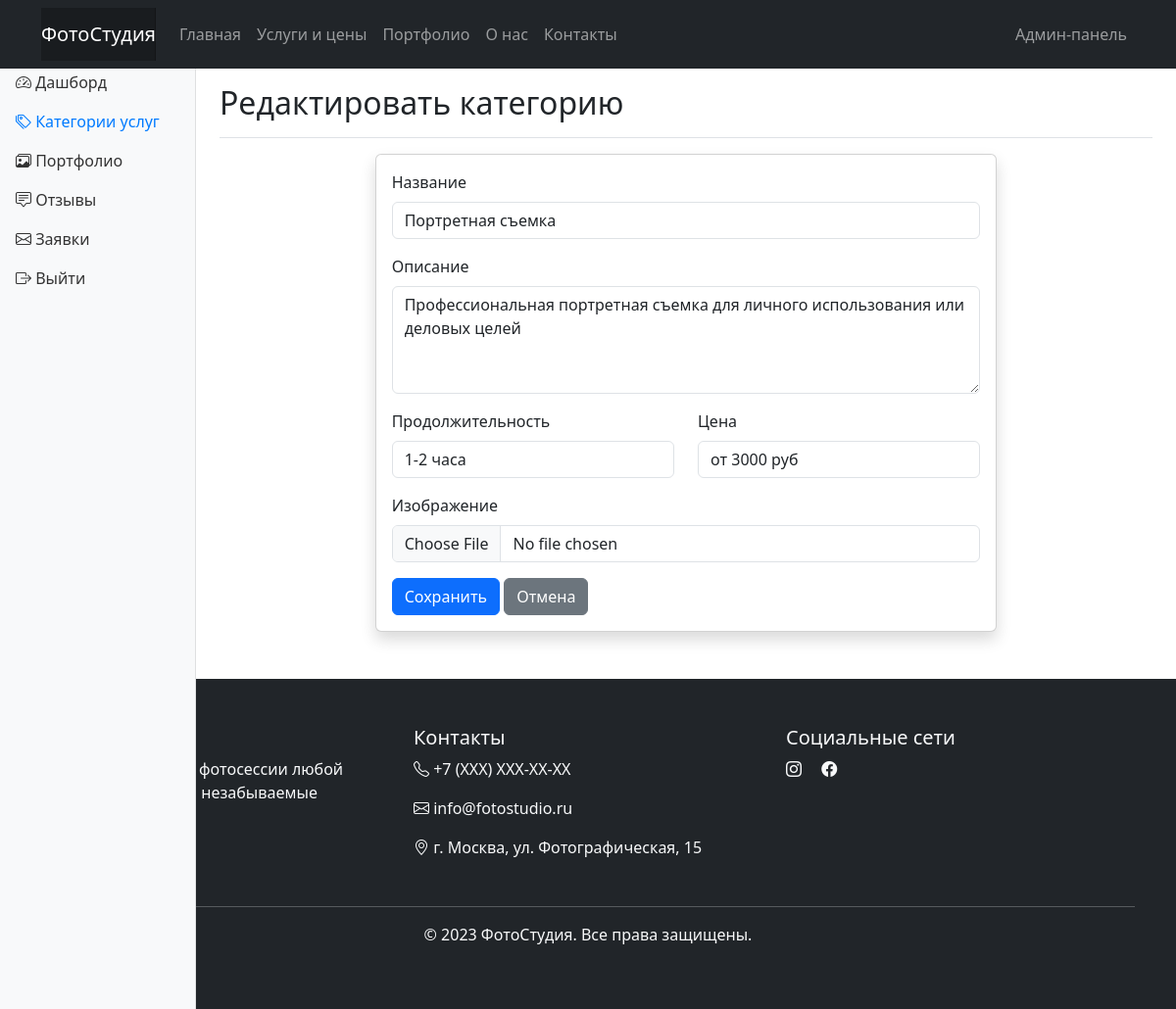
Page /admin/categories/edit/1 (signed in) on the committed database.
### app.py (models this page shows)
class Category(db.Model):
    id = db.Column(db.Integer, primary_key=True)
    name = db.Column(db.String(100), nullable=False)
    description = db.Column(db.Text, nullable=False)
    duration = db.Column(db.String(50))
    price = db.Column(db.String(50))
    image_filename = db.Column(db.String(200))

### app.py (the view, shortened to what this page needs)
@app.route('/admin/categories/edit/<int:id>', methods=['GET', 'POST'])
def admin_edit_category(id):
    if not session.get('admin_logged_in'):
        return redirect(url_for('admin_login'))
    category = Category.query.get_or_404(id)
    form = CategoryForm(obj=category)
    return render_template('admin/category_form.html', form=form, title='Редактировать категорию', category=category)

### app.py
class CategoryForm(FlaskForm):
    name = StringField('Название', validators=[DataRequired(), Length(max=100)])
    description = TextAreaField('Описание', validators=[DataRequired()])
    duration = StringField('Продолжительность', validators=[Length(max=50)])
    price = StringField('Цена', validators=[Length(max=50)])
    image = FileField('Изображение')

### templates/admin/category_form.html (shortened to what this page needs)
{% extends "admin/dashboard.html" %}
{% block content %}
<div class="container-fluid">
    <div class="row">
        <nav class="col-md-3 col-lg-2 d-md-block bg-light sidebar collapse">
            <div class="position-sticky pt-3">
                <ul class="nav flex-column">
                    <li class="nav-item">
                        <a class="nav-link" href="{{ url_for('admin_dashboard') }}">
                            <i class="bi bi-speedometer2"></i> Дашборд
                        </a>
                    </li>
                    <li class="nav-item">
                        <a class="nav-link active" href="{{ url_for('admin_categories') }}">
                            <i class="bi bi-tags"></i> Категории услуг
                        </a>
                    </li>
                    <li class="nav-item">
                        <a class="nav-link" href="{{ url_for('admin_portfolio') }}">
                            <i class="bi bi-images"></i> Портфолио
                        </a>
                    </li>
                    <li class="nav-item">
                        <a class="nav-link" href="{{ url_for('admin_reviews') }}">
                            <i class="bi bi-chat-square-text"></i> Отзывы
                        </a>
                    </li>
                    <li class="nav-item">
                        <a class="nav-link" href="{{ url_for('admin_requests') }}">
                            <i class="bi bi-envelope"></i> Заявки
                        </a>
                    </li>
                    <li class="nav-item">
                        <a class="nav-link" href="{{ url_for('admin_logout') }}">
                            <i class="bi bi-box-arrow-right"></i> Выйти
                        </a>
                    </li>
                </ul>
            </div>
        </nav>
        <main class="col-md-9 ms-sm-auto col-lg-10 px-md-4">
            <div class="d-flex justify-content-between flex-wrap flex-md-nowrap align-items-center pt-3 pb-2 mb-3 border-bottom">
                <h1 class="h2">{{ title }}</h1>
            </div>
            <div class="col-12 col-lg-8 mx-auto">
                <div class="card shadow">
                    <div class="card-body">
                        <form method="POST" enctype="multipart/form-data">
                            <div class="mb-3">
                                {{ form.name.label(class="form-label") }}
                                {{ form.name(class="form-control") }}
                            </div>
                            <div class="mb-3">
                                {{ form.description.label(class="form-label") }}
                                {{ form.description(class="form-control", rows="4") }}
                            </div>
                            <div class="row">
                                <div class="col-md-6 mb-3">
                                    {{ form.duration.label(class="form-label") }}
                                    {{ form.duration(class="form-control") }}
                                </div>
                                <div class="col-md-6 mb-3">
                                    {{ form.price.label(class="form-label") }}
                                    {{ form.price(class="form-control") }}
                                </div>
                            </div>
                            <div class="mb-3">
                                {{ form.image.label(class="form-label") }}
                                {{ form.image(class="form-control") }}
                            </div>
                            <button type="submit" class="btn btn-primary">Сохранить</button>
                            <a href="{{ url_for('admin_categories') }}" class="btn btn-secondary">Отмена</a>
                        </form>
                    </div>
                </div>
            </div>
        </main>
    </div>
</div>
{% endblock %}

### static/css/style.css (style rules this page uses)
.card { transition: transform 0.3s ease, box-shadow 0.3s ease; }
.btn { transition: all 0.2s ease-in-out; }

### templates/admin/dashboard.html (style rules this page uses)
.sidebar { position: fixed; top: 0; bottom: 0; left: 0; z-index: 100; padding: 48px 0 0; box-shadow: inset -1px 0 0 rgba(0, 0, 0, .1); }
.sidebar .nav-link { font-weight: 500; color: #333; }
.sidebar .nav-link.active { color: #007bff; }

### rows in the picture
Category: name "Портретная съемка", description "Профессиональная портретная съемка для личного использования или деловых целей", duration "1-2 часа", price "от 3000 руб"

### other values in the picture
{{ title }} "Редактировать категорию"
